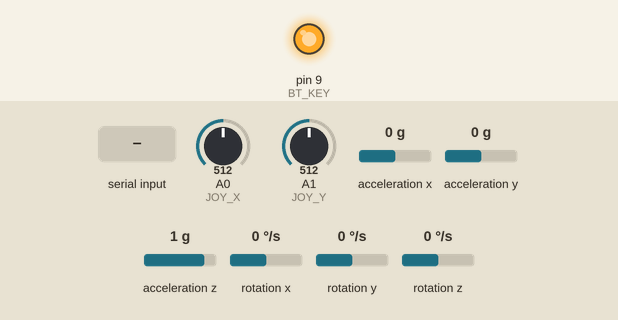
Simulated run of this sketch. Board: Arduino Uno, built with avr-gcc and run on an emulated ATmega328P. On the bench: output pins drawn as LEDs (lit = HIGH). The inputs (shaded band) are chosen by the test bench; at power-on: A0 (JOY_X) = 512, A1 (JOY_Y) = 512, acceleration x 0 g, acceleration y 0 g, acceleration z 1 g, rotation x 0 °/s, rotation y 0 °/s, rotation z 0 °/s. What the sketch prints to the serial monitor is not drawn.

Above: at 2.2 s.
2.3 s: "EXIT\n" received over Serial
At 3.5 s:
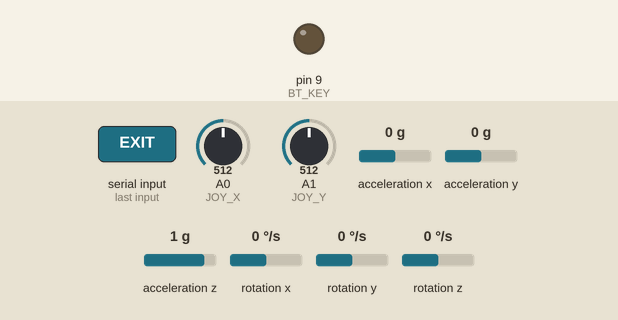
3.8 s: "EXIT\n" received over the second serial link
6.8 s: "1\n" received over the second serial link
Timing chart, 0 to 9.8 s (numbered marks = the images above; inputs shaded):
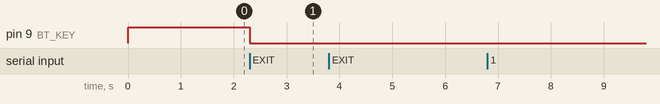

Measured:
- after the input at 2.3 s, pin 9 (BT_KEY): HIGH → LOW at once
- after the input at 3.8 s, every drawn part: stays the same
- after the input at 6.8 s, every drawn part: stays the same

The sketch:

3D_Controller.ino
```cpp
#include <SoftwareSerial.h>
#include <Wire.h>
#include <MPU6050_tockn.h>

// Pin definitions
#define BT_KEY 9
#define BT_RX 10
#define BT_TX 11
#define JOY_X A0
#define JOY_Y A1

SoftwareSerial BTSerial(BT_RX, BT_TX); // Arduino ↔ HC-05/06
MPU6050 mpu(Wire);

void setup() {
  Serial.begin(9600);      // Serial Monitor for AT commands
  pinMode(BT_KEY, OUTPUT);

  // Enter AT mode for configuration
  digitalWrite(BT_KEY, HIGH);
  BTSerial.begin(38400); // AT mode baud rate
  delay(1000);

  Serial.println("HC-05 in AT mode. Send AT commands via Serial Monitor.");
  Serial.println("Example: AT+NAME=YourName");
  Serial.println("To exit AT mode, send 'EXIT' or reset Arduino.");
}

void loop() {
  static bool atMode = true;
  static String command = "";

  // --- Forward Serial Monitor commands to BT module ---
  if (Serial.available()) {
    char c = Serial.read();
    if (c == '\n' || c == '\r') {
      command.trim();
      if (command == "EXIT") {
        // Exit AT mode
        digitalWrite(BT_KEY, LOW);
        delay(1000);
        BTSerial.begin(9600); // Data mode baud rate
        Wire.begin();
        mpu.begin();
        mpu.calcGyroOffsets(true);
        Serial.println("Exited AT mode. Ready for data transmission.");
        atMode = false;
      } else {
        BTSerial.println(command); // send command to Bluetooth
      }
      command = "";
    } else {
      command += c;
      BTSerial.write(c); // send character to Bluetooth
    }
  }

  // --- Forward BT module responses to Serial Monitor ---
  if (BTSerial.available()) {
    char c = BTSerial.read();
    Serial.write(c); // show module response
  }

  // --- Read MPU6050 sensor and send to BT every 100ms (only in data mode) ---
  if (!atMode) {
    static unsigned long lastTime = 0;
    if (millis() - lastTime >= 100) {
      lastTime = millis();

      mpu.update();
      float accX = mpu.getAccX();
      float accY = mpu.getAccY();
      float accZ = mpu.getAccZ();
      float gyroX = mpu.getGyroX();
      float gyroY = mpu.getGyroY();
      float gyroZ = mpu.getGyroZ();

       // Send sensor data to BT module
       BTSerial.print(accX);
       BTSerial.print(",");
       BTSerial.print(accY);
       BTSerial.print(",");
       BTSerial.print(accZ);
       BTSerial.print(",");
       BTSerial.print(gyroX);
       BTSerial.print(",");
       BTSerial.print(gyroY);
       BTSerial.print(",");
       BTSerial.print(gyroZ);
       BTSerial.print(",");
       BTSerial.print(analogRead(JOY_X));
       BTSerial.print(",");
       BTSerial.println(analogRead(JOY_Y));
    }
  }
}
```
